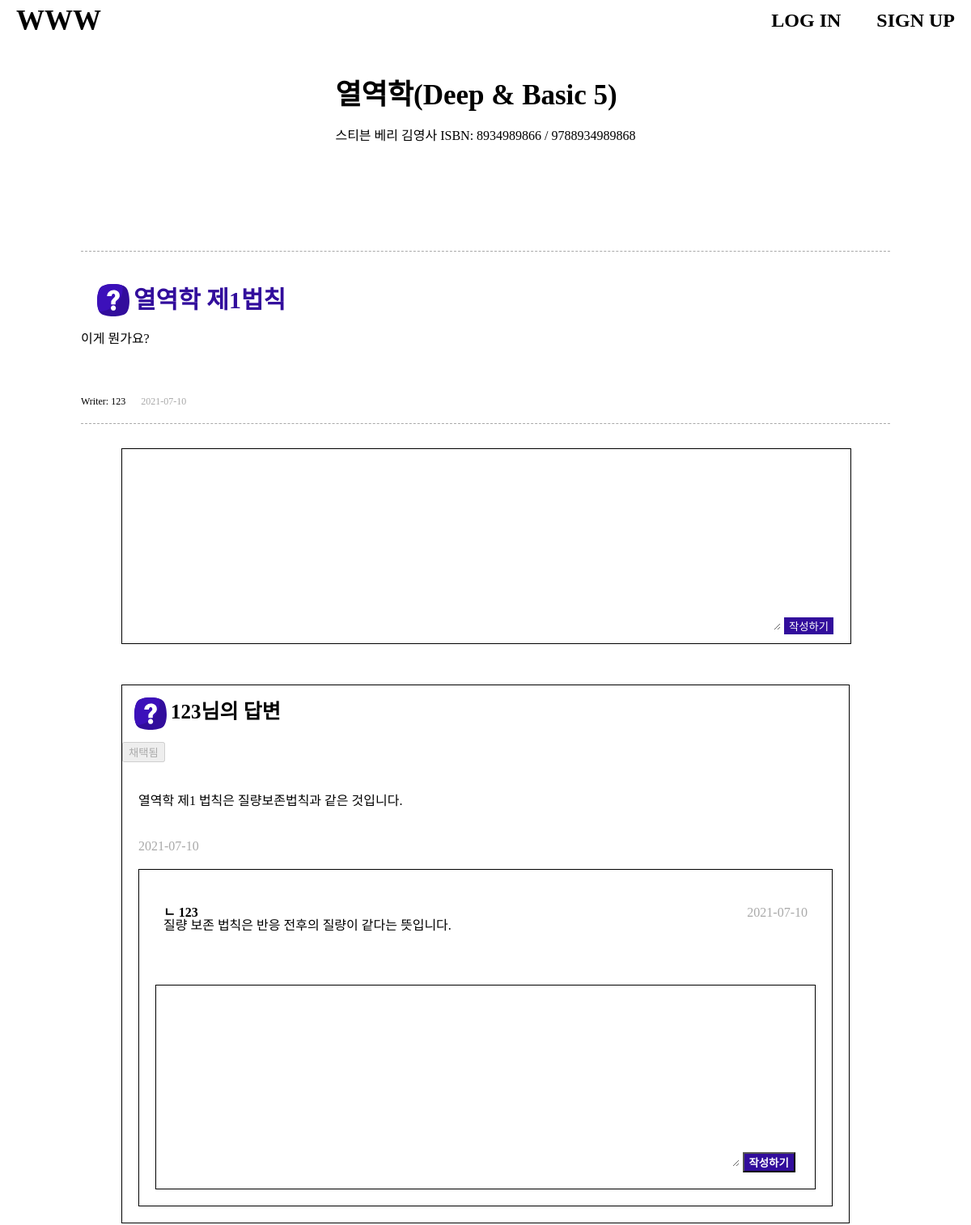
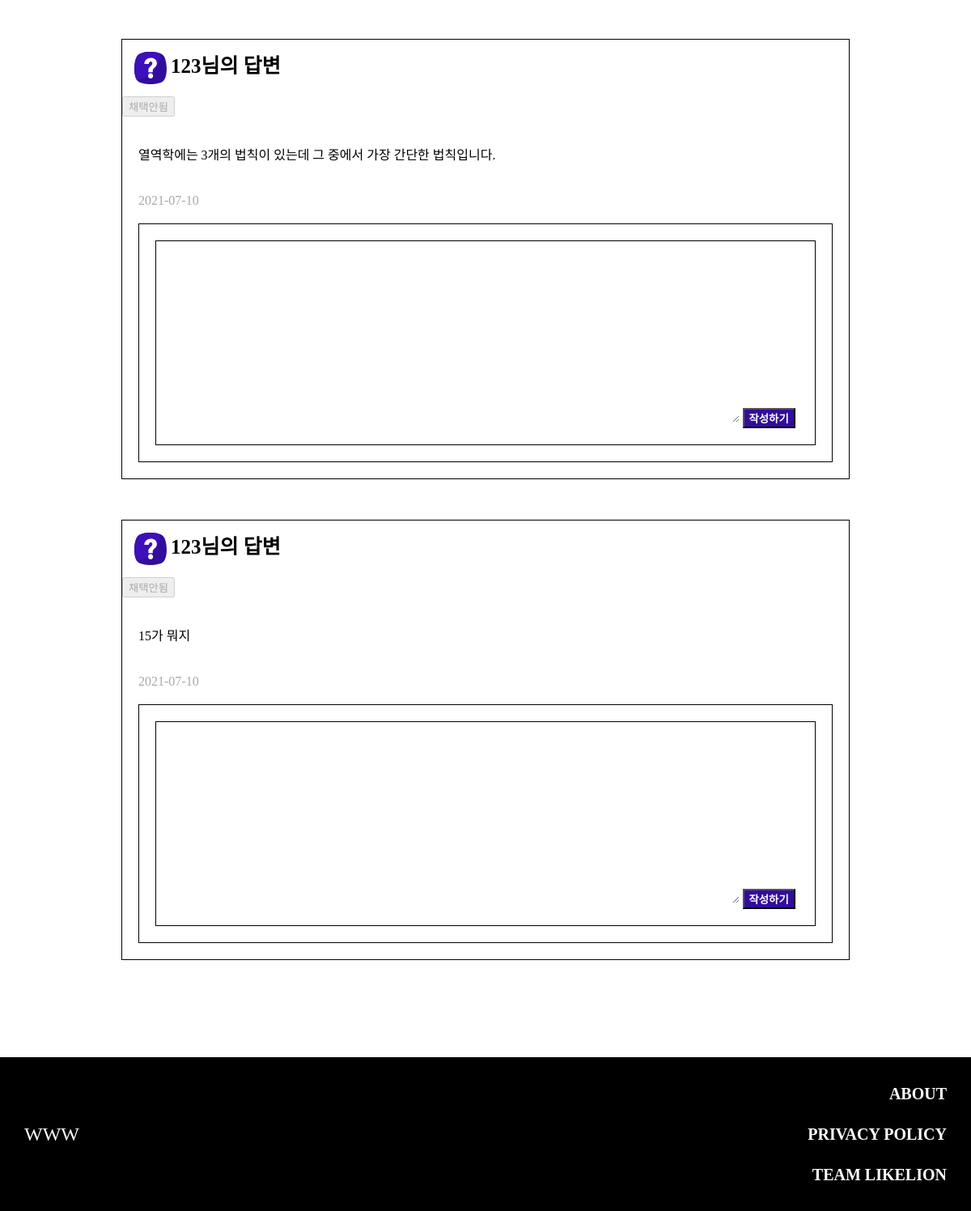
Screenshot of /qna/detail/33 with the database file from the repository (2 pictures, top to bottom).
### qna/models.py (models this page shows, shortened)
class Book(models.Model):
    isbn = CharField(max_length=100)
    title = CharField(max_length=255)
    author = CharField(max_length=100)
    publisher = CharField(max_length=255)
    imageUrl = CharField(max_length=500, null=True)

class Qna(models.Model):
    room = ForeignKey(Room, on_delete=CASCADE)
    title = CharField(max_length=500)
    writer = ForeignKey(Profile, on_delete=CASCADE)
    content = TextField()
    isfile = BooleanField(default=False)
    pubdate = DateTimeField(auto_now_add=True)
    chapter = IntegerField()
    page = IntegerField()
    qnum = CharField(max_length=100, null=True)
    selected = BooleanField(default=False)

class Comment(models.Model):
    qna = ForeignKey(Qna, on_delete=CASCADE, null=True)
    writer = ForeignKey(Profile, on_delete=CASCADE)
    content = TextField()
    isfile = BooleanField(default=False)
    pubdate = DateTimeField(auto_now_add=True)
    parent = IntegerField()
    depth = IntegerField(default=1)
    selected = BooleanField(default=False)

### account/models.py (models this page shows, shortened)
class Profile(models.Model):
    user = OneToOneField(User, on_delete=models.CASCADE)
    point = IntegerField(default=0)
    nickname = CharField(max_length=45)

### qna/views.py (the view)
# urls.py: path('detail/<int:qna_id>', detail, name="detail"),
def detail(request, qna_id):
    qna = Qna.objects.get(id=qna_id)
    comments = Comment.objects.filter(qna = qna, parent = 0)
    replydict = {}
    for comment in comments:
        replylist = []
        replies = Comment.objects.filter(parent = comment.id)
        for reply in replies:
            replylist.append(reply)
        replydict[str(comment.id)] = replylist
    book = Book.objects.get(id = qna.room.book.id)
    profile = Profile.objects.get(user=qna.writer.user)
    if(qna.isfile):
        files = File.objects.filter(qna = qna, profile = profile)
    else:
        files = None
    return render(request, 'detail.html', {'qna': qna, "book": book, "files":files, "comments":comments, "replydict":replydict.items()})

### qna/templates/detail.html (shortened to what this page needs)
{% extends 'base.html' %}
{% load static %}
{% block style %}
<link rel="stylesheet" type="text/css" href="{% static 'css/detail.css' %}">
{% endblock %}
{% block content %}
    <header class="book-info-wrap">
        <div class="book-info-content">
            <div class="book-title">{{book.title}}</div>
            <div>
                <span>{{book.author}} </span>
                <span>{{book.publisher}} </span>
                <span>ISBN: {{book.isbn}} </span>
            </div>
        </div>
    </header>
    <article class="question-wrap">
        <div class="qna-header">
            <img class="question-mark" />
            <h3 class="qna-title">{{qna.title}}</h3>
        </div>
        <div class="question-content">{{qna.content}}</div>
        <div class="writer-wrap">
            <span class="qna-writer">Writer: {{qna.writer.nickname}}</span>
            <span class="qna-date">{{qna.pubdate | date:"Y-m-d"}}</span>
        </div>
    </article>
    <article class="reply-wrap">
        <div class="item-wrap">
            <div class="write-wrap">
                <textarea id="comment"></textarea>
                <button type="button" id="comment-btn">작성하기</button>
            </div>
            <div class="comment-wrap">
                {% for comment in comments%}
                    <div class="big-big-comment">
                        <div class="big-big-comment-header">
                            <img class="question-mark" />
                            <h3>{{comment.writer.nickname}}님의 답변</h3>
                        </div>
                        <div class="is-selected">
                            {% if comment.selected %}
                                <button class="select-btn" disabled>채택됨</button>
                            {% else %}
                                {% if qna.selected %}
                                    <button class="select-btn" disabled>채택안됨</button>
                                {% elif qna.writer.user.id == request.user.id %}
                                    <button class="select-btn" value="{{comment.id}}" onclick="location.href='{% url 'selected' comment.id%}'">채택안됨</button>
                                {% else %}
                                    <button class="select-btn" disabled>채택안됨</button>
                                {% endif %}
                            {% endif %}
                        </div>
                        <div class="comment-wrap">
                            <div class="comment-content">{{comment.content}}</div>
                            <span class="comment-pubdate">{{comment.pubdate| date:"Y-m-d"}}</span>
                        </div>
                        <div class="small-comment">
                            <div class="reply-section{{comment.id}}">
                                {% for replylist, replies in replydict %}
                                    {% if comment.id|stringformat:"i" == replylist %}
                                        {% for reply in replies %}
                                        <div class="reply-item">
                                            <div class="reply-item-header">
                                                <div class="reply-item-title">ㄴ {{reply.writer.nickname}}</div>
                                                <span>{{reply.pubdate| date:"Y-m-d"}}</span>
                                            </div>
                                            <div>{{reply.content}}</div>
                                        </div>
                                        {% endfor %}
                                    {% endif %}
                                {% endfor %}
                            </div>
                            <div class="reply-txtarea">
                                <textarea id="reply{{comment.id}}"></textarea>
                                <button type="button" class="reply-btn" value='{{comment.id}}'>작성하기</button>
                            </div>
                        </div>
                    </div>
                {% endfor %}
            </div>
        </div>
    </article>
{% endblock %}

### hackathon/templates/base.html (shortened to what this page needs)
<!DOCTYPE html>
<html lang="en">
<head>
  {% load static %}
  <link rel="stylesheet" href="{% static 'css/base.css' %}">
  {% block style %}
  {% endblock %}
</head>
<body>
  <nav>
    <a href="/">WWW</a>
    <div class="account">
    {% if user.is_authenticated %}
    <a href="/account/logout">LOG OUT</a>
    {% else %}
    <a href="/account/login">LOG IN</a>
    <a href="/account/register">SIGN UP</a>
    {% endif %}
    </div>
  </nav>
  <div class="container">
  {% block content %}
  {% endblock %}
  </div>
  <footer>
    <span>WWW</span>
    <div class="left-side">
      <p>ABOUT</p>
      <p>PRIVACY POLICY</p>
      <p>TEAM LIKELION</p>
    </div>
  </footer>
</body>
</html>

### hackathon/static/css/base.css (style rules this page uses)
html, body, div, span, applet, object, iframe, h1, h2, h3, h4, h5, h6, p, blockquote, pre, a, abbr, acronym, address, big, cite, code, del, dfn, em, img, ins, kbd, q, s, samp, small, strike, strong, sub, sup, tt, var, b, u, i, center, dl, dt, dd, ol, ul, li, fieldset, form, label, legend, table, caption, tbody, tfoot, thead, tr, th, td, article, aside, canvas, details, embed, figure, figcaption, footer, header, hgroup, menu, nav, output, ruby, section, summary, time, mark, audio, video { margin: 0; padding: 0; border: 0; font-size: 100%; font: inherit; vertical-align: baseline; }
article, aside, details, figcaption, figure, footer, header, hgroup, menu, nav, section { display: block; }
body { line-height: 1; }
body { font-family: 'Noto Sans KR'; }
.container { margin: 50px 100px; }
nav { width : 100%; height: 50px; display: flex; align-items: center; }
nav > div > a, nav > a { top : 15px; font-size: 24px; text-decoration: none; color: black; margin: 0 20px; font-weight: bold; }
nav > a { font-family: 'InfinitySans-CondBoldA1'; font-size: 35px; margin-right: auto; }
.account { margin-left: auto; }
footer { font-family: 'Noto Sans KR'; background-color: black; width: 100%; height: 20%; min-height: 190px; color: white; display: flex; align-items: center; }
footer > span { font-family: 'InfinitySans-CondBoldA1'; margin: 0 auto 0 30px; font-size: 24px; }
footer > div > p { margin: 30px 0 30px auto; padding-right: 30px; text-align: right; font-weight: bold; font-size: 20px; }

### qna/static/css/detail.css (style rules this page uses)
.book-info-wrap { display: flex; flex-direction: row; justify-content: center; padding-bottom: 30px; }
.book-info-content { display: flex; flex-direction: column; justify-content: flex-start; }
.book-info-content div { margin: 0px 15px 25px; }
.book-title { font-size: 35px; font-weight: bold; margin-top: 0px; }
.question-wrap { padding: 20px 0px; border-top: 0.8px dashed #A9A9A9; border-bottom: 0.8px dashed #A9A9A9; }
.qna-header { padding: 20px; display: flex; flex-direction: row; }
.qna-title { font-size: 30px; font-weight: bold; color: #320D9C; display: inline-block; padding: 5px; }
.question-mark { display: inline-block; height: 40px; width: 40px; }
.question-content { width: 100%; padding-bottom: 60px; }
.writer-wrap span { font-size: 12px; margin-right: 15px; }
.qna-date { color: #A9A9A9; }
.reply-wrap { display: flex; flex-direction: row; justify-content: center; }
.item-wrap { width: 90%; margin: 20px; }
.write-wrap { margin: 10px 0px; padding: 20px 0px; width: 100%; border: solid 1px black; height: 200px; }
.write-wrap textarea { width: 90%; height: 100%; border: none; }
.write-wrap button { background-color: #320D9C; border: none; color: white; }
.big-big-comment { border: 1px solid black; margin: 50px 0px; }
.big-big-comment-header { padding: 15px; font-size: 25px; display: flex; flex-direction: row; justify-content: start; }
.big-big-comment-header h3 { display: inline-block; padding: 5px; font-weight: bold; }
.is-selected { display: inline; }
.comment-wrap { width: 100%; }
.comment-content { padding: 20px; margin: 20px 0px; }
.comment-pubdate { color: #A9A9A9; padding: 20px; }
.small-comment { border: 1px solid black; margin: 20px; }
.reply-item { padding: 45px 30px; }
.reply-item-header { display: flex; flex-direction: row; justify-content: space-between; }
.reply-item-header span { color: #A9A9A9; }
.reply-item-title { font-weight: bold; display: inline-block; }
.reply-txtarea { margin: 20px; border: solid black 1px; padding: 20px; }
.reply-txtarea textarea { border: none; width: 90%; height: 200px; }
.reply-txtarea button { background-color: #320D9C; color: white; font-weight: bold; }

### rows the page displays
Book: title "열역학(Deep & Basic 5)", author "스티븐 베리", publisher "김영사", isbn "8934989866 / 9788934989868"
Qna: title "열역학 제1법칙", content "이게 뭔가요?", writer.nickname "123", pubdate "2021-07-10"
Comment: writer.nickname "123", selected "채택됨", content "열역학 제1 법칙은 질량보존법칙과 같은 것입니다.", pubdate "2021-07-10"
Comment: writer.nickname "123", pubdate "2021-07-10", content "질량 보존 법칙은 반응 전후의 질량이 같다는 뜻입니다."
Comment: writer.nickname "123", selected "채택안됨", content "열역학에는 3개의 법칙이 있는데 그 중에서 가장 간단한 법칙입니다.", pubdate "2021-07-10"
Comment: writer.nickname "123", selected "채택안됨", content "15가 뭐지", pubdate "2021-07-10"
